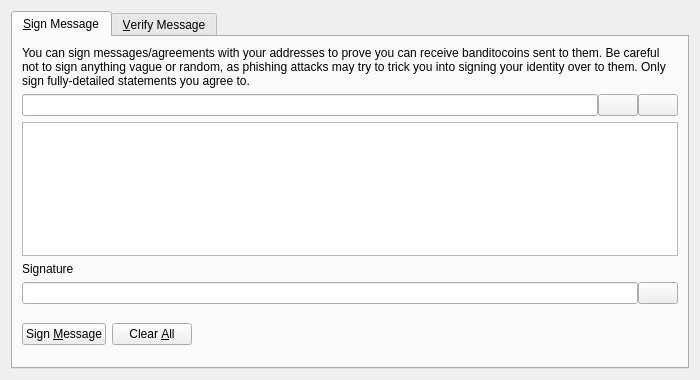
<?xml version="1.0" encoding="UTF-8"?>
<ui version="4.0">
 <class>SignVerifyMessageDialog</class>
 <widget class="QDialog" name="SignVerifyMessageDialog">
  <property name="geometry">
   <rect>
    <x>0</x>
    <y>0</y>
    <width>700</width>
    <height>380</height>
   </rect>
  </property>
  <property name="windowTitle">
   <string>Signatures - Sign / Verify a Message</string>
  </property>
  <property name="modal">
   <bool>true</bool>
  </property>
  <layout class="QVBoxLayout" name="verticalLayout">
   <item>
    <widget class="QTabWidget" name="tabWidget">
     <property name="currentIndex">
      <number>0</number>
     </property>
     <widget class="QWidget" name="tabSignMessage">
      <attribute name="title">
       <string>&amp;Sign Message</string>
      </attribute>
      <layout class="QVBoxLayout" name="verticalLayout_SM">
       <item>
        <widget class="QLabel" name="infoLabel_SM">
         <property name="text">
          <string>You can sign messages/agreements with your addresses to prove you can receive banditocoins sent to them. Be careful not to sign anything vague or random, as phishing attacks may try to trick you into signing your identity over to them. Only sign fully-detailed statements you agree to.</string>
         </property>
         <property name="textFormat">
          <enum>Qt::PlainText</enum>
         </property>
         <property name="wordWrap">
          <bool>true</bool>
         </property>
        </widget>
       </item>
       <item>
        <layout class="QHBoxLayout" name="horizontalLayout_1_SM">
         <property name="spacing">
          <number>0</number>
         </property>
         <item>
          <widget class="QValidatedLineEdit" name="addressIn_SM">
           <property name="toolTip">
            <string>The Banditocoin address to sign the message with</string>
           </property>
          </widget>
         </item>
         <item>
          <widget class="QPushButton" name="addressBookButton_SM">
           <property name="toolTip">
            <string>Choose previously used address</string>
           </property>
           <property name="text">
            <string/>
           </property>
           <property name="icon">
            <iconset resource="../bitcoin.qrc">
             <normaloff>:/icons/address-book</normaloff>:/icons/address-book</iconset>
           </property>
           <property name="shortcut">
            <string>Alt+A</string>
           </property>
           <property name="autoDefault">
            <bool>false</bool>
           </property>
          </widget>
         </item>
         <item>
          <widget class="QPushButton" name="pasteButton_SM">
           <property name="toolTip">
            <string>Paste address from clipboard</string>
           </property>
           <property name="text">
            <string/>
           </property>
           <property name="icon">
            <iconset resource="../bitcoin.qrc">
             <normaloff>:/icons/editpaste</normaloff>:/icons/editpaste</iconset>
           </property>
           <property name="shortcut">
            <string>Alt+P</string>
           </property>
           <property name="autoDefault">
            <bool>false</bool>
           </property>
          </widget>
         </item>
        </layout>
       </item>
       <item>
        <widget class="QPlainTextEdit" name="messageIn_SM">
         <property name="toolTip">
          <string>Enter the message you want to sign here</string>
         </property>
        </widget>
       </item>
       <item>
        <widget class="QLabel" name="signatureLabel_SM">
         <property name="text">
          <string>Signature</string>
         </property>
         <property name="textFormat">
          <enum>Qt::PlainText</enum>
         </property>
        </widget>
       </item>
       <item>
        <layout class="QHBoxLayout" name="horizontalLayout_2_SM">
         <property name="spacing">
          <number>0</number>
         </property>
         <item>
          <widget class="QLineEdit" name="signatureOut_SM">
           <property name="font">
            <font>
             <italic>true</italic>
            </font>
           </property>
           <property name="readOnly">
            <bool>true</bool>
           </property>
          </widget>
         </item>
         <item>
          <widget class="QPushButton" name="copySignatureButton_SM">
           <property name="toolTip">
            <string>Copy the current signature to the system clipboard</string>
           </property>
           <property name="text">
            <string/>
           </property>
           <property name="icon">
            <iconset resource="../bitcoin.qrc">
             <normaloff>:/icons/editcopy</normaloff>:/icons/editcopy</iconset>
           </property>
           <property name="autoDefault">
            <bool>false</bool>
           </property>
          </widget>
         </item>
        </layout>
       </item>
       <item>
        <layout class="QHBoxLayout" name="horizontalLayout_3_SM">
         <item>
          <widget class="QPushButton" name="signMessageButton_SM">
           <property name="toolTip">
            <string>Sign the message to prove you own this Banditocoin address</string>
           </property>
           <property name="text">
            <string>Sign &amp;Message</string>
           </property>
           <property name="icon">
            <iconset resource="../bitcoin.qrc">
             <normaloff>:/icons/edit</normaloff>:/icons/edit</iconset>
           </property>
           <property name="autoDefault">
            <bool>false</bool>
           </property>
          </widget>
         </item>
         <item>
          <widget class="QPushButton" name="clearButton_SM">
           <property name="toolTip">
            <string>Reset all sign message fields</string>
           </property>
           <property name="text">
            <string>Clear &amp;All</string>
           </property>
           <property name="icon">
            <iconset resource="../bitcoin.qrc">
             <normaloff>:/icons/remove</normaloff>:/icons/remove</iconset>
           </property>
           <property name="autoDefault">
            <bool>false</bool>
           </property>
          </widget>
         </item>
         <item>
          <spacer name="horizontalSpacer_1_SM">
           <property name="orientation">
            <enum>Qt::Horizontal</enum>
           </property>
           <property name="sizeHint" stdset="0">
            <size>
             <width>40</width>
             <height>48</height>
            </size>
           </property>
          </spacer>
         </item>
         <item>
          <widget class="QLabel" name="statusLabel_SM">
           <property name="font">
            <font>
             <weight>75</weight>
             <bold>true</bold>
            </font>
           </property>
           <property name="text">
            <string/>
           </property>
           <property name="wordWrap">
            <bool>true</bool>
           </property>
          </widget>
         </item>
         <item>
          <spacer name="horizontalSpacer_2_SM">
           <property name="orientation">
            <enum>Qt::Horizontal</enum>
           </property>
           <property name="sizeHint" stdset="0">
            <size>
             <width>40</width>
             <height>48</height>
            </size>
           </property>
          </spacer>
         </item>
        </layout>
       </item>
      </layout>
     </widget>
     <widget class="QWidget" name="tabVerifyMessage">
      <attribute name="title">
       <string>&amp;Verify Message</string>
      </attribute>
      <layout class="QVBoxLayout" name="verticalLayout_VM">
       <item>
        <widget class="QLabel" name="infoLabel_VM">
         <property name="text">
          <string>Enter the receiver's address, message (ensure you copy line breaks, spaces, tabs, etc. exactly) and signature below to verify the message. Be careful not to read more into the signature than what is in the signed message itself, to avoid being tricked by a man-in-the-middle attack. Note that this only proves the signing party receives with the address, it cannot prove sendership of any transaction!</string>
         </property>
         <property name="textFormat">
          <enum>Qt::PlainText</enum>
         </property>
         <property name="alignment">
          <set>Qt::AlignLeading|Qt::AlignLeft|Qt::AlignTop</set>
         </property>
         <property name="wordWrap">
          <bool>true</bool>
         </property>
        </widget>
       </item>
       <item>
        <layout class="QHBoxLayout" name="horizontalLayout_1_VM">
         <property name="spacing">
          <number>0</number>
         </property>
         <item>
          <widget class="QValidatedLineEdit" name="addressIn_VM">
           <property name="toolTip">
            <string>The Banditocoin address the message was signed with</string>
           </property>
          </widget>
         </item>
         <item>
          <widget class="QPushButton" name="addressBookButton_VM">
           <property name="toolTip">
            <string>Choose previously used address</string>
           </property>
           <property name="text">
            <string/>
           </property>
           <property name="icon">
            <iconset resource="../bitcoin.qrc">
             <normaloff>:/icons/address-book</normaloff>:/icons/address-book</iconset>
           </property>
           <property name="shortcut">
            <string>Alt+A</string>
           </property>
           <property name="autoDefault">
            <bool>false</bool>
           </property>
          </widget>
         </item>
        </layout>
       </item>
       <item>
        <widget class="QPlainTextEdit" name="messageIn_VM"/>
       </item>
       <item>
        <widget class="QValidatedLineEdit" name="signatureIn_VM"/>
       </item>
       <item>
        <layout class="QHBoxLayout" name="horizontalLayout_2_VM">
         <item>
          <widget class="QPushButton" name="verifyMessageButton_VM">
           <property name="toolTip">
            <string>Verify the message to ensure it was signed with the specified Banditocoin address</string>
           </property>
           <property name="text">
            <string>Verify &amp;Message</string>
           </property>
           <property name="icon">
            <iconset resource="../bitcoin.qrc">
             <normaloff>:/icons/transaction_0</normaloff>:/icons/transaction_0</iconset>
           </property>
           <property name="autoDefault">
            <bool>false</bool>
           </property>
          </widget>
         </item>
         <item>
          <widget class="QPushButton" name="clearButton_VM">
           <property name="toolTip">
            <string>Reset all verify message fields</string>
           </property>
           <property name="text">
            <string>Clear &amp;All</string>
           </property>
           <property name="icon">
            <iconset resource="../bitcoin.qrc">
             <normaloff>:/icons/remove</normaloff>:/icons/remove</iconset>
           </property>
           <property name="autoDefault">
            <bool>false</bool>
           </property>
          </widget>
         </item>
         <item>
          <spacer name="horizontalSpacer_1_VM">
           <property name="orientation">
            <enum>Qt::Horizontal</enum>
           </property>
           <property name="sizeHint" stdset="0">
            <size>
             <width>40</width>
             <height>48</height>
            </size>
           </property>
          </spacer>
         </item>
         <item>
          <widget class="QLabel" name="statusLabel_VM">
           <property name="font">
            <font>
             <weight>75</weight>
             <bold>true</bold>
            </font>
           </property>
           <property name="text">
            <string/>
           </property>
           <property name="wordWrap">
            <bool>true</bool>
           </property>
          </widget>
         </item>
         <item>
          <spacer name="horizontalSpacer_2_VM">
           <property name="orientation">
            <enum>Qt::Horizontal</enum>
           </property>
           <property name="sizeHint" stdset="0">
            <size>
             <width>40</width>
             <height>48</height>
            </size>
           </property>
          </spacer>
         </item>
        </layout>
       </item>
      </layout>
     </widget>
    </widget>
   </item>
  </layout>
 </widget>
 <customwidgets>
  <customwidget>
   <class>QValidatedLineEdit</class>
   <extends>QLineEdit</extends>
   <header>qvalidatedlineedit.h</header>
  </customwidget>
 </customwidgets>
 <resources>
  <include location="../bitcoin.qrc"/>
 </resources>
 <connections/>
</ui>
